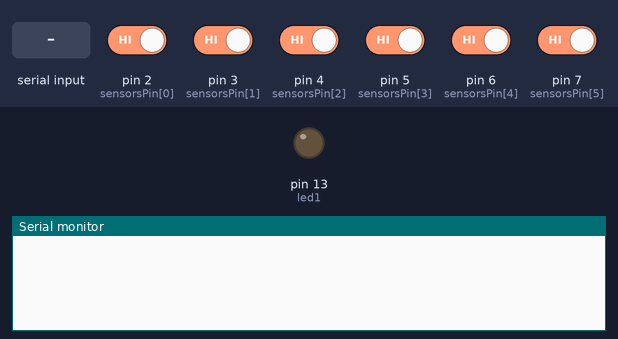
This sketch was run on a simulated Arduino Uno, built with avr-gcc and run on an emulated ATmega328P. On the bench: output pins drawn as LEDs (lit = HIGH), the last lines printed to the serial monitor. The test bench sets the inputs (shaded band); at power-on: pin 2 (sensorsPin[0]), pin 3 (sensorsPin[1]), pin 4 (sensorsPin[2]), pin 5 (sensorsPin[3]), pin 6 (sensorsPin[4]), pin 7 (sensorsPin[5]) HIGH. EEPROM starts erased.

Above: at 1.2 s.
1.3 s: "GET\n" received over Serial
At 1.8 s:
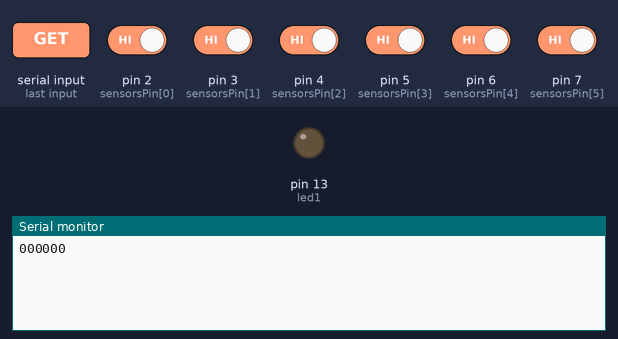
2.8 s: "SET_\n" received over Serial
At 4.1 s:
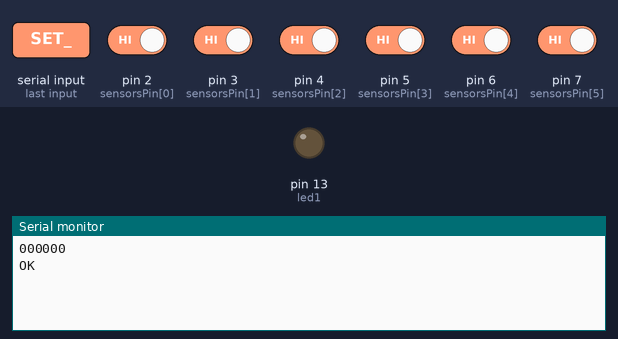

Measured:
- after the input at 1.3 s, the serial monitor: prints a new line at once (image 1)
- after the input at 2.8 s, the serial monitor: prints a new line at once (image 2)

The sketch:

Crimping_sensor.ino
```cpp
#include <EEPROM.h>
#define led1 13
//#define sensor1 7                // board cũ sensor1 pin2, Board mới sensor1 pin7
//#define sensor2 6
const byte sensors_size = 6;
int sensorsPin[sensors_size] = {2,3,4,5,6,7}; //4 left elements is terminal, 2 right elements is wire {2,3,4,5,6,7} BOARD MOI || {5,4,3,2,6,7} BOARD CU
//Terminal4_Terminal3_Terminal2_Terminal1_Wire2_Wire1
int sensorsState[sensors_size];
byte lastSensorState[sensors_size];

unsigned long lastTimeSensorStateChanged[sensors_size] = {millis(),millis(),millis(),millis(),millis(),millis()};
unsigned long debounceDuration[sensors_size] = {5000,5000,5000,5000,5000,5000}; //millis

String chuoi = "000001";
String inputString = "";         // a string to hold incoming data
boolean stringComplete = false;  // whether the string is complete

void setup()
{
  inputString.reserve(200);

  Serial.begin(9600);     // mở cổng serial với mức baudrate là 9600
  //Serial.println(digitalRead(sensorsPin[5]));
  for(int i = 0; i < sensors_size; i++){
      pinMode(sensorsPin[i], INPUT_PULLUP);
  }
  pinMode(led1, OUTPUT);

  for (int i = 0; i < sensors_size; i++)
  {
    lastSensorState[i] = digitalRead(sensorsPin[i]);
  }
  chuoi = readEEPROM(20, 6);
  if (chuoi.length() > 6) {
    chuoi = "000001";//set default
    saveEEPROM(chuoi, 20);
  }
}

void loop()
{
  for(int i = 0; i < sensors_size; i++){
    sensorsState[i] = digitalRead(sensorsPin[i]);
    if(sensorsState[i] != lastSensorState[i]){
      lastTimeSensorStateChanged[i] = millis();
      //----------------------------------------------------------------------------------
      //----------------- CHECK SENSOR STATUS --------------------------------------------
      //----------------------------------------------------------------------------------
      while(1){
        //Serial.println((String)lastTimeSensorStateChanged[i] + " -- Start sensor:" + i);
        if(digitalRead(sensorsPin[i]) == LOW){
          //Serial.println("Thoat");
          sensorsState[i] = 0;
          break;
        }
        else{
          sensorsState[i] = 1;
        }
        //Serial.println((String)millis() + " -- sensor:" + i);
        if((unsigned long)(millis() - lastTimeSensorStateChanged[i]) > debounceDuration[i]){
          //Serial.println("Stop --- " + (String)millis());
          break;
        }
      }
      //----------------------------------------------------------------------------------
      //----------------------------------------------------------------------------------
      //----------------------------------------------------------------------------------
      lastSensorState[i] = sensorsState[i];
    }
    chuoi[i] = lastSensorState[i] == HIGH ? '0' : '1'; //read signal of wire and terminal
  }

  if (stringComplete)
  {
    if (inputString == "GET")
    {
      delay(2);
      Serial.println(chuoi);
    }
    else if (inputString.substring(0, 4) == "SET_")
    {
      chuoi = inputString.substring(4, inputString.length());
      saveEEPROM(chuoi, 20);
      Serial.println("OK");
    }
    //-------------------------------------
    // clear the string:
    inputString = "";
    stringComplete = false;
  }
}
//-----------------------------------------------------------------------------------------------------
void serialEvent() {
  while (Serial.available()) {
    // get the new byte:
    char inChar = (char)Serial.read();
    // if the incoming character is a newline, set a flag
    // so the main loop can do something about it:
    if (inChar == '\n') {
      stringComplete = true;
    }
    else {
      // add it to the inputString:
      inputString += inChar;
    }
  }
}

//=======================================================
//luu gia tri vao EEPROM
void saveEEPROM (String val, int addr) {
  int len = 0;
  len = val.length();
  for (int i = 0; i < len; i++) {
    EEPROM.write(i + addr, val.charAt(i));
  }
}
//=======================================================
// doc gia tri tu EEPROM
String readEEPROM(int addr, int len) {
  String temp = "";
  for (int i = 0; i < len; i++) {
    temp = temp + (String)(EEPROM.read(i + addr) - 48);
    //48 = "0" in ascii code
  }
  return temp;
}
```
